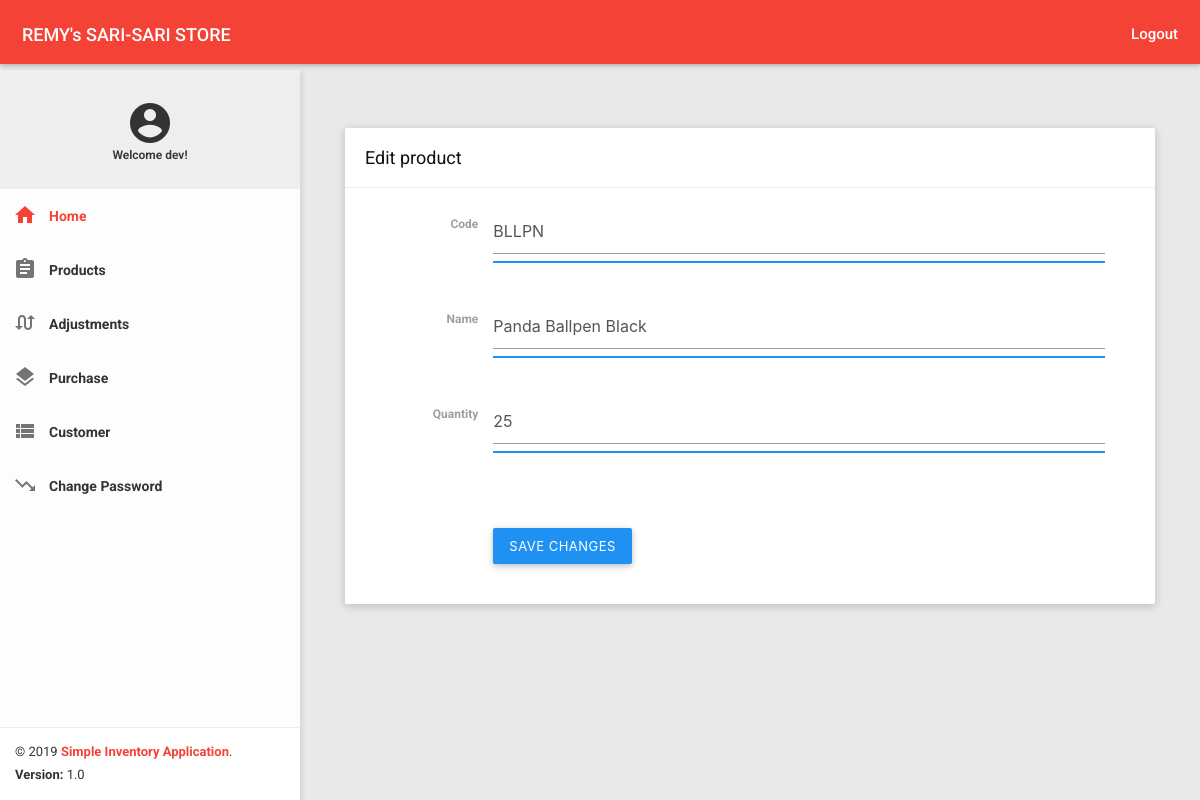
Page /edit_product/8 (signed in) on the earlier database version.
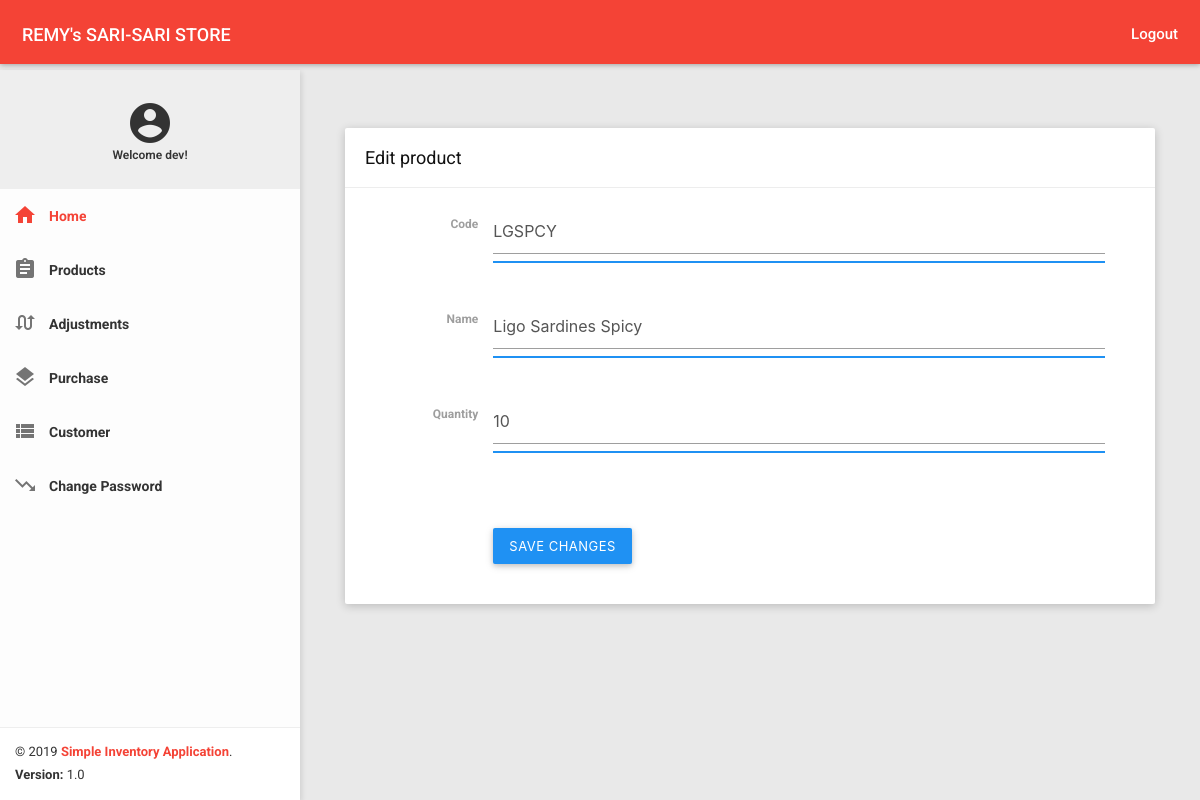
Same page on the later database version.
### app.py (models this page shows, shortened)
class Product(db.Model):
    __tablename__ = 'product'
    id = db.Column(db.Integer, primary_key=True)
    code = db.Column(db.String(30), unique=True)
    name = db.Column(db.String(50))
    quantity = db.Column(db.Integer)
    created_at = db.Column(db.DateTime, default=datetime.utcnow)
    updated_at = db.Column(db.DateTime, default=datetime.utcnow)
    adjustment_line = db.relationship('AdjustmentDetail',backref='adjustment_detail')
    purchase_line = db.relationship('PurchaseDetail',backref='purchase_detail')

### app.py (the view, shortened to what this page needs)
@app.route('/edit_product/<string:id>', methods=['POST', 'GET'])
@login_required
def edit_product(id):
    message, css_class, code, name, quantity = ('', '', '', '', '')
    edit_product = Product.query.filter_by(id=id).first_or_404()
    if edit_product:
        if request.method == 'GET':
            code = edit_product.code
            name = edit_product.name
            quantity = edit_product.quantity
            return render_template('edit_product.html', **locals())
    else:
        return 'Invalid Request'

### app.py (called while the page is built)
@login_manager.user_loader
def load_user(user_id):
    return User.query.get(int(user_id))

### templates/edit_product.html (shortened to what this page needs)
﻿{% extends 'base.html' %}
{% block customcss %}
    <link href="../static/all-themes.css" rel="stylesheet">
{% endblock %}
{% set bodyclass = 'theme-red' %}
{% block content %}
    {% include './includes/nav.html' %}
    <section class="content">
        <div class="container-fluid">
            <div class="row clearfix">
                <div class="col-lg-12 col-md-12 col-sm-12 col-xs-12">
                    <div class="card">
                        <div class="header">
                            <h2>
                                Edit product
                            </h2>
                        </div>
                        <div class="body">
                            <form class="form-horizontal" method="POST" action="">
                                <div class="row clearfix">
                                    <div class="col-lg-2 col-md-2 col-sm-4 col-xs-5 form-control-label">
                                        <label for="email_address_2">Code</label>
                                    </div>
                                    <div class="col-lg-10 col-md-10 col-sm-8 col-xs-7">
                                        <div class="form-group">
                                            <div class="form-line">
                                                <input type="text" name="code" class="form-control" value="{{ code }}">
                                            </div>
                                        </div>
                                    </div>
                                </div>
                                <div class="row clearfix">
                                    <div class="col-lg-2 col-md-2 col-sm-4 col-xs-5 form-control-label">
                                        <label for="email_address_2">Name</label>
                                    </div>
                                    <div class="col-lg-10 col-md-10 col-sm-8 col-xs-7">
                                        <div class="form-group">
                                            <div class="form-line">
                                                <input type="text" name="name" class="form-control" value="{{ name }}">
                                            </div>
                                        </div>
                                    </div>
                                </div>
                                <div class="row clearfix">
                                    <div class="col-lg-2 col-md-2 col-sm-4 col-xs-5 form-control-label">
                                        <label for="email_address_2">Quantity</label>
                                    </div>
                                    <div class="col-lg-10 col-md-10 col-sm-8 col-xs-7">
                                        <div class="form-group">
                                            <div class="form-line">
                                                <input type="number" name="quantity" class="form-control" value="{{ quantity }}">
                                            </div>
                                        </div>
                                    </div>
                                </div>
                                <div class="row clearfix">
                                    <div class="col-lg-offset-2 col-md-offset-2 col-sm-offset-4 col-xs-offset-5">
                                        <button type="submit" class="btn btn-primary m-t-15 waves-effect">Save Changes</button>
                                    </div>
                                </div>
                            </form>
                        </div>
                    </div>
                </div>
            </div>
        </div>
    </section>
{% endblock %}

Differences in the rows shown:
changed Product: code "BLLPN" → "LGSPCY"; name "Panda Ballpen Black" → "Ligo Sardines Spicy"
Other differences:
form field quantity: "25" → "10"
